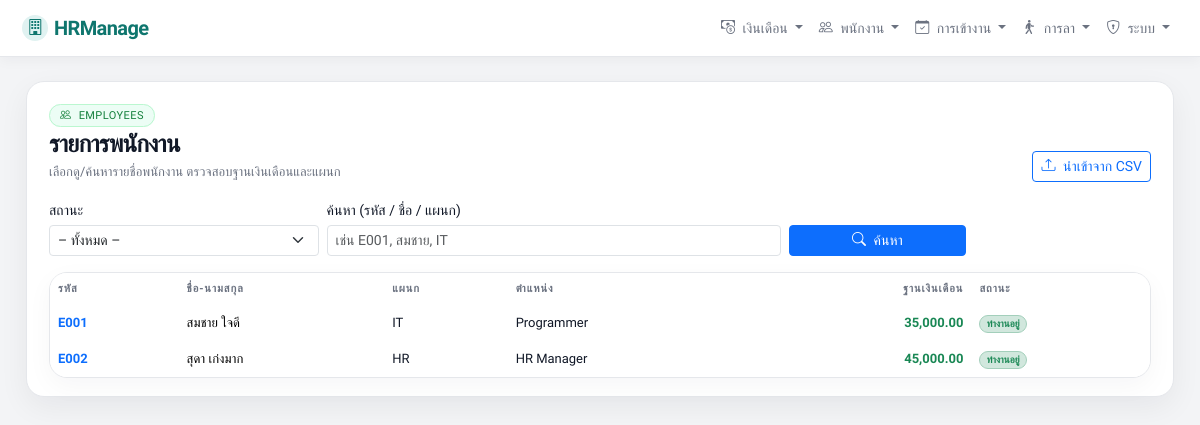
/hr/hr/employees/ (signed in), run on the app's committed database.
### app_hr/models.py (models this page shows, shortened)
class Employee(models.Model):
    STATUS_CHOICES = (
        ('active', 'ทำงานอยู่'),
        ('inactive', 'ออกแล้ว'),
    )
    user = models.OneToOneField(
        User,
        on_delete=models.SET_NULL,
        null=True,
        blank=True,
        related_name='employee_profile',
        verbose_name="เชื่อมกับ User (สำหรับให้ล็อกอินดูสลิป)"
    )
    address = models.TextField(
        blank=True,
        null=True,
        verbose_name="ที่อยู่ติดต่อ"
    )
    phone_number = models.CharField(
        max_length=20,
        blank=True,
        null=True,
        verbose_name="เบอร์โทรศัพท์"
    )
    code = models.CharField(max_length=50, unique=True, verbose_name="รหัสพนักงาน")
    first_name = models.CharField(max_length=100, verbose_name="ชื่อ")
    last_name = models.CharField(max_length=100, verbose_name="นามสกุล")
    position = models.CharField(max_length=100, blank=True, null=True, verbose_name="ตำแหน่ง")
    department = models.CharField(max_length=100, blank=True, null=True, verbose_name="แผนก")
    hire_date = models.DateField(blank=True, null=True, verbose_name="วันที่เริ่มงาน")
    status = models.CharField(max_length=20, choices=STATUS_CHOICES, default='active')
    base_salary = models.DecimalField(
        max_digits=10,
        decimal_places=2,
        default=0,
        verbose_name="ฐานเงินเดือน / เดือน"
    )
    bank_name = models.CharField(max_length=100, blank=True, null=True, verbose_name="ธนาคาร")
    bank_account_no = models.CharField(max_length=50, blank=True, null=True, verbose_name="เลขบัญชี")
    citizen_id = models.CharField(max_length=20, blank=True, null=True, verbose_name="เลขบัตรประชาชน")

### app_hr/views.py (the view, shortened to what this page needs)
# urls.py: path('hr/employees/', views.employee_list_view, name='employee_list'),
@hr_required
def employee_list_view(request):
    q = request.GET.get('q', '').strip()
    status = request.GET.get('status', '').strip()
    employees = Employee.objects.all().order_by('code')
    if status:
        employees = employees.filter(status=status)
    statuses = (
        Employee.objects
        .exclude(status__isnull=True)
        .exclude(status__exact='')
        .values_list('status', flat=True)
        .distinct()
        .order_by('status')
    )
    context = {
        'employees': employees,
        'q': q,
        'statuses': statuses,
        'selected_status': status,
    }
    return render(request, 'app_hr/employee_list.html', context)

### app_hr/views.py (called while the page is built)
def hr_required(view_func):
    decorated_view_func = login_required(
        user_passes_test(
            lambda u: u.is_staff or u.is_superuser,
        )(view_func)
    )
    return decorated_view_func

### app_hr/templates/app_hr/employee_list.html (shortened to what this page needs)
{% extends "app_hr/hr_base.html" %}
{% load humanize %}
{% block content %}
<div class="card-soft mb-3">
  <div class="card-soft-inner">
    <div class="d-flex flex-column flex-md-row justify-content-between gap-3 mb-3">
      <div>
        <span class="badge-pill pill-success mb-1">
          <i class="bi bi-people me-1"></i> Employees
        </span>
        <div class="page-title mb-0">รายการพนักงาน</div>
        <div class="page-subtitle">
          เลือกดู/ค้นหารายชื่อพนักงาน ตรวจสอบฐานเงินเดือนและแผนก
        </div>
      </div>
      <div class="d-flex flex-row gap-2 align-items-end">
        <a href="{% url 'app_hr:employee_upload' %}" class="btn btn-outline-primary btn-sm">
          <i class="bi bi-upload me-1"></i> นำเข้าจาก CSV
        </a>
      </div>
    </div>
    <form method="get" class="row g-2 mb-3">
      <div class="col-md-3">
        <label class="form-label small mb-1">สถานะ</label>
        <select name="status" class="form-select form-select-sm" onchange="this.form.submit()">
          <option value="">– ทั้งหมด –</option>
        </select>
      </div>
      <div class="col-md-5">
        <label class="form-label small mb-1">ค้นหา (รหัส / ชื่อ / แผนก)</label>
        <input type="text"
               name="q"
               value="{{ q }}"
               class="form-control form-control-sm"
               placeholder="เช่น E001, สมชาย, IT">
      </div>
      <div class="col-md-2 d-flex align-items-end">
        <button class="btn btn-primary btn-sm w-100">
          <i class="bi bi-search me-1"></i> ค้นหา
        </button>
      </div>
    </form>
    <div class="table-shell">
      <div class="table-responsive">
        <table class="table table-borderless mb-0 align-middle">
          <thead>
            <tr>
              <th>รหัส</th>
              <th>ชื่อ-นามสกุล</th>
              <th>แผนก</th>
              <th>ตำแหน่ง</th>
              <th class="text-end">ฐานเงินเดือน</th>
              <th>สถานะ</th>
            </tr>
          </thead>
          <tbody>
            {% for emp in employees %}
              <tr>
                <td>
                  <a href="{% url 'app_hr:employee_detail' emp.pk %}"
                    class="text-decoration-none fw-semibold">
                    {{ emp.code }}
                  </a>
                </td>
                <td>
                  <a href="{% url 'app_hr:employee_edit' emp.pk %}"
                    class="link-body-emphasis text-decoration-none">
                    {{ emp.first_name }} {{ emp.last_name }}
                  </a>
                </td>
                <td>{{ emp.department|default:"-" }}</td>
                <td>{{ emp.position|default:"-" }}</td>
                <td class="text-end text-success fw-semibold">
                  {{ emp.base_salary|default:0|floatformat:2|intcomma }}
                </td>
                <td>
                  {% if emp.status == 'active' %}
                    <span class="badge rounded-pill bg-success-subtle text-success border border-success-subtle">
                      ทำงานอยู่
                    </span>
                  {% elif emp.status == 'inactive' %}
                    <span class="badge rounded-pill bg-secondary-subtle text-secondary border border-secondary-subtle">
                      ออกแล้ว
                    </span>
                  {% else %}
                    <span class="badge rounded-pill bg-light text-muted border border-light">
                      {{ emp.status }}
                    </span>
                  {% endif %}
                </td>
              </tr>
            {% empty %}
              <tr>
                <td colspan="6" class="text-center text-muted py-3">
                  ยังไม่มีข้อมูลพนักงานในระบบ หรือไม่พบตามเงื่อนไขที่ค้นหา
                </td>
              </tr>
            {% endfor %}
          </tbody>
        </table>
      </div>
    </div>
  </div>
</div>
{% endblock %}

### app_hr/templates/app_hr/hr_base.html (style rules this page uses)
:root { --brand: #0f766e; --brand-soft: #e0f2f1; --bg: #f3f4f6; --card: #ffffff; --border-soft: #e5e7eb; --text-main: #111827; --text-muted: #6b7280; }
* { box-sizing: border-box; }
body { min-height: 100vh; margin: 0; background: var(--bg); color: var(--text-main); font-family: "Prompt", system-ui, -apple-system, BlinkMacSystemFont, "Segoe UI", sans-serif; }
.card-soft { background: var(--card); border-radius: 18px; border: 1px solid var(--border-soft); box-shadow: 0 10px 30px rgba(15, 23, 42, 0.06); }
.card-soft-inner { padding: 18px 18px 16px; }
@media (min-width: 768px) { .card-soft-inner { padding: 20px 22px 18px; } }
.badge-pill { border-radius: 999px; padding: 4px 10px; font-size: 11px; letter-spacing: 0.04em; text-transform: uppercase; }
.pill-success { background: #ecfdf5; color: #15803d; border: 1px solid #bbf7d0; }
.page-title { font-weight: 700; letter-spacing: -0.03em; font-size: clamp(18px, 2.4vw, 24px); margin-bottom: 4px; color: var(--text-main); }
.page-subtitle { color: var(--text-muted); font-size: 13px; }
.table-shell { border-radius: 18px; border: 1px solid var(--border-soft); background: #ffffff; overflow: hidden; box-shadow: 0 8px 26px rgba(15, 23, 42, 0.04); }
.table thead { background: #f9fafb; }
.table thead th { border-bottom-color: var(--border-soft) !important; font-size: 11px; text-transform: uppercase; letter-spacing: 0.08em; color: var(--text-muted); white-space: nowrap; }
.table tbody td { border-color: #f3f4f6; font-size: 13px; color: var(--text-main); vertical-align: middle; }

### data on the page
Employee: code "E001", first_name "สมชาย", last_name "ใจดี", department "IT", position "Programmer", base_salary "35,000.00", status "ทำงานอยู่"
Employee: code "E002", first_name "สุดา", last_name "เก่งมาก", department "HR", position "HR Manager", base_salary "45,000.00", status "ทำงานอยู่"
